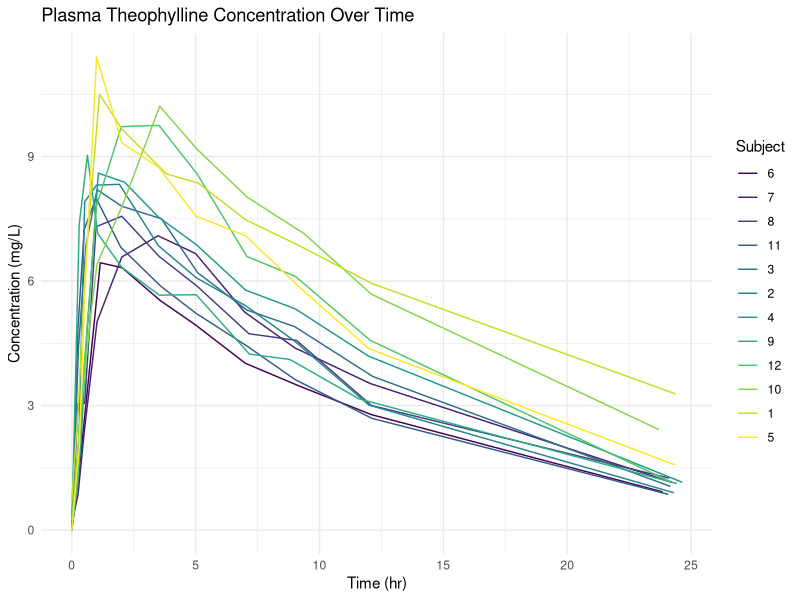

Reproduce this figure in R.
# Import tidyverse
library(tidyverse)

# Import theoph data
data("Theoph")

head(Theoph)
tail(Theoph)

# The Theoph dataset contains data on the pharmacokinetics of theophylline:
# - Subject: Identifier of the subject
# - Time: Time since drug administration (hr)
# - conc: Plasma theophylline concentration (mg/L)
# - Weight: Weight of the subject (kg)
# - Dose: Dose of the drug administered (mg/kg)

# Plot 1: Plasma concentration vs Time for all subjects
ggplot(Theoph, aes(x = Time, y = conc, color = factor(Subject))) +
  geom_line() +
  labs(title = "Plasma Theophylline Concentration Over Time",
       x = "Time (hr)",
       y = "Concentration (mg/L)",
       color = "Subject") +
  theme_minimal()


# subset(Theoph, Subject == 1)
# 
# sub1 <- subset(Theoph, Subject == 1)
# sub1$conc
# 
# # find mean of concentration of subject 1
# mean(sub1$conc)
# 
# # find max of concentration of subject 1
# max(sub1$conc)
# 
# # plot subject 1 concentration vs time
# plot(x = sub1$Time, y = sub1$conc)
# 
# #plot all subjects concentration vs time
# plot(x = Theoph$Time, y = Theoph$conc, col = Theoph$Subject)